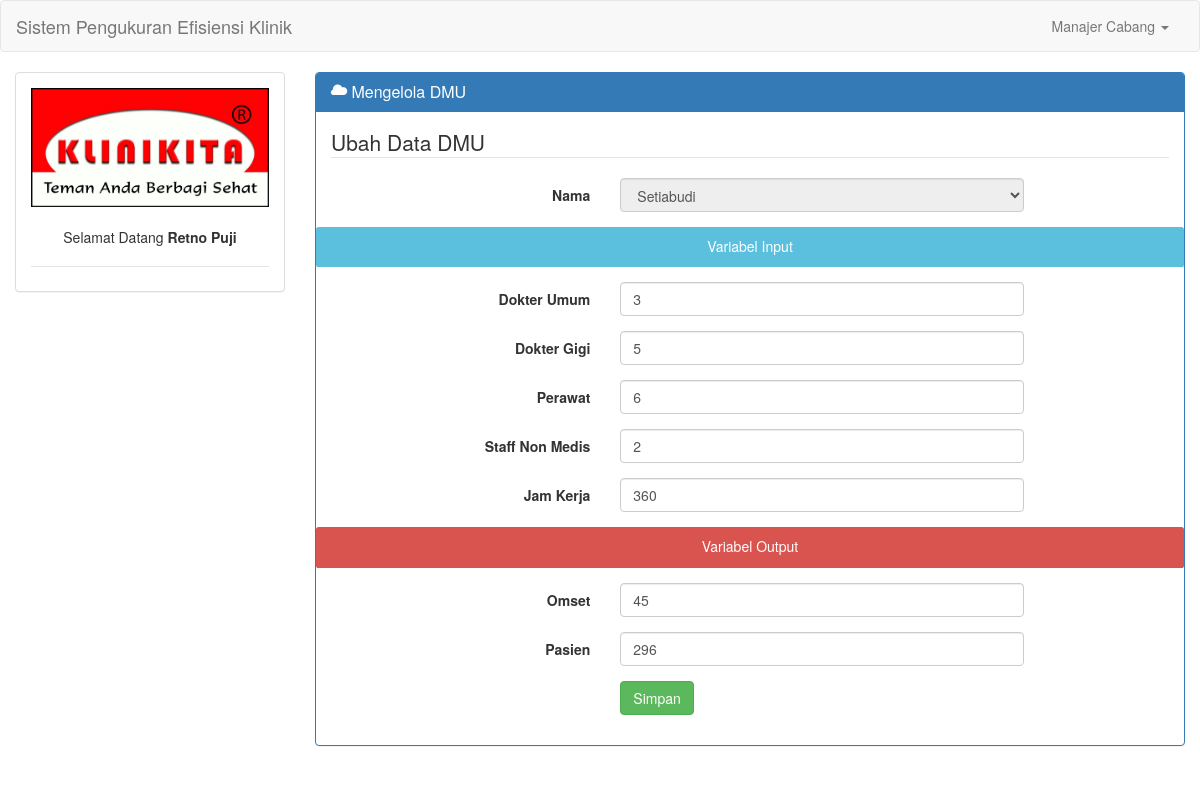
The app's page /ubah_dmu.php?id=1 (signed in) with its own data.
### tables this page shows
CREATE TABLE IF NOT EXISTS `tb_detail_dmu` (
`id_detail_dmu` int(11) NOT NULL,
  `id_klinik` int(11) NOT NULL,
  `id_variabel` int(11) NOT NULL,
  `nilai_variabel` int(11) NOT NULL
);

CREATE TABLE IF NOT EXISTS `tb_variabel` (
`id_variabel` int(3) NOT NULL,
  `nama_variabel` varchar(50) NOT NULL,
  `jenis_variabel` char(6) NOT NULL,
  `satuan` varchar(50) NOT NULL
);

### ubah_DMU.php (the view, shortened to what this page needs)
<?php
	include 'layout.php';
	$id = $_GET['id'];
?>
				<div class="col-sm-9">
					<div class="panel panel-primary">
						<div class="panel-heading">
							<h3 class="panel-title"><span class="glyphicon glyphicon-cloud"></span> Mengelola DMU</h3>
						</div>
						<div class="panel-body">
							<form class="form-horizontal" method="post" action="<?php echo "process/u_dmu.php?id=".$id.""; ?>">
								<fieldset>
								    <legend>Ubah Data DMU</legend>
								    <div class="form-group">
								      	<label class="col-sm-4 control-label">Nama</label>
								      	<div class="col-sm-6">
								        	<select name="id_klinik" class="form-control" required disabled>
								        		<?php
								        			$query = mysqli_query($conn, "SELECT k.cabang_klinik, d.id_klinik FROM tb_klinik AS k, tb_detail_dmu AS d WHERE k.id_klinik=d.id_klinik GROUP BY id_klinik");
								        			if (mysqli_num_rows($query) > 0) {
													    while($cabang = mysqli_fetch_assoc($query)) {
													    	$id_cabang = $cabang['id_klinik'];
													    	if ($id == $id_cabang) {
													    		echo '<option value="'.$id_cabang.'" selected>'.$cabang["cabang_klinik"].'</option>';
													    	} else {
													    		echo '<option value="'.$id_cabang.'">'.$cabang["cabang_klinik"].'</option>';
													    	}
													    }
													}
								        		?>
								        	</select>
								      	</div>
								    </div>
								    <?php
								    	$input = 0;
								    	$output = 0;
										$query = mysqli_query($conn, 'SELECT * FROM tb_variabel v, tb_detail_dmu d WHERE v.id_variabel=d.id_variabel AND d.id_klinik='.$id.' ORDER BY v.jenis_variabel ASC, v.id_variabel ASC');
										while($var = mysqli_fetch_assoc($query)){
											$name =	 str_replace(' ','_',$var['nama_variabel']);
											$satuan = $var['satuan'];
											$value = $var["nilai_variabel"];
											if (($var['jenis_variabel'] == 'Input') AND ($input == 0)) {
												echo '<div class="form-group"><span class="label label-info center-block"><h5>Variabel Input</h5></span>
													</div>';
													$input = 1;
											} elseif (($var['jenis_variabel'] == 'Output') AND ($output == 0)) {
												echo '<div class="form-group"><span class="label label-danger center-block"><h5>Variabel Output</h5></span></div>';
													$output = 1;
											}
											echo '
												<div class="form-group">
												    <label class="col-sm-4 control-label">'.$var["nama_variabel"].'</label>
												    <div class="col-sm-6">
												        <input class="form-control" name="'.$name.'" type="number" min="0" placeholder="'.$satuan.'" value="'.$value.'" required>
												    </div>
												</div>
											';
										}
									?>
								    <div class="form-group">
								      	<div class="col-sm-6 col-sm-offset-4">
								        	<button type="submit" class="btn btn-success">Simpan</button>
								      	</div>
								    </div>
								</fieldset>
							</form>
						</div>
					</div>
				</div>
<?php include 'closing.php' ?>

### records on screen
tb_detail_dmu: shows "Variabel Input", id_variabel.nama_variabel "Dokter Umum", nilai_variabel "3"
tb_detail_dmu: id_variabel.nama_variabel "Dokter Gigi", nilai_variabel "5"
tb_detail_dmu: id_variabel.nama_variabel "Perawat", nilai_variabel "6"
tb_detail_dmu: id_variabel.nama_variabel "Staff Non Medis", nilai_variabel "2"
tb_detail_dmu: id_variabel.nama_variabel "Jam Kerja", nilai_variabel "360"
tb_detail_dmu: shows "Variabel Output", id_variabel.nama_variabel "Omset", nilai_variabel "45"
tb_detail_dmu: id_variabel.nama_variabel "Pasien", nilai_variabel "296"

### other values on screen
$_SESSION['user'] "Manajer Cabang"
$_SESSION['nama'] "Retno Puji"
form field id_klinik "Setiabudi"
